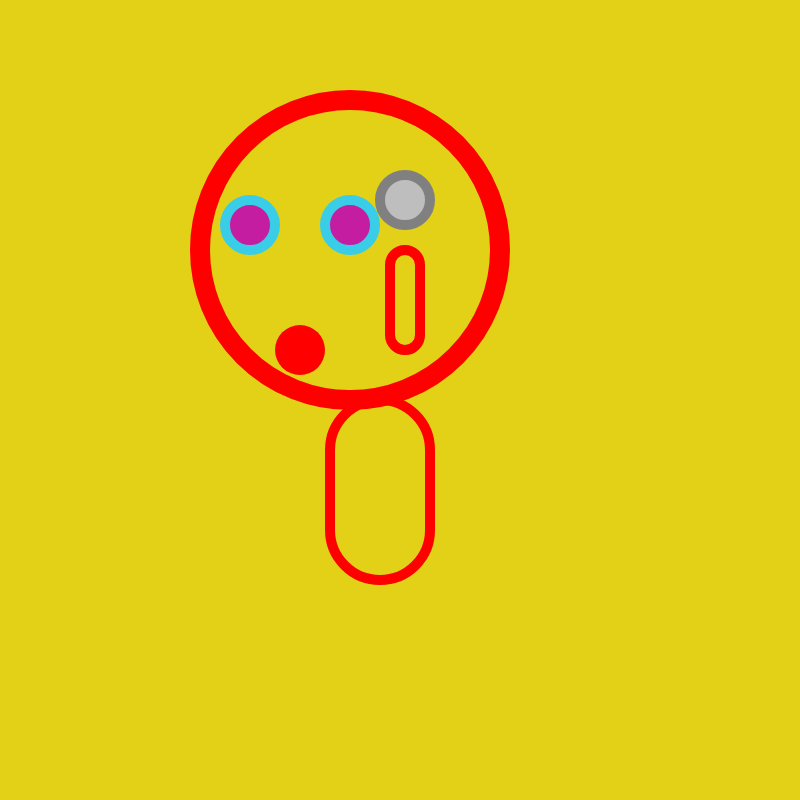
Frame 1 (no input)
Frame 60 (no input): identical to frame 1, image omitted
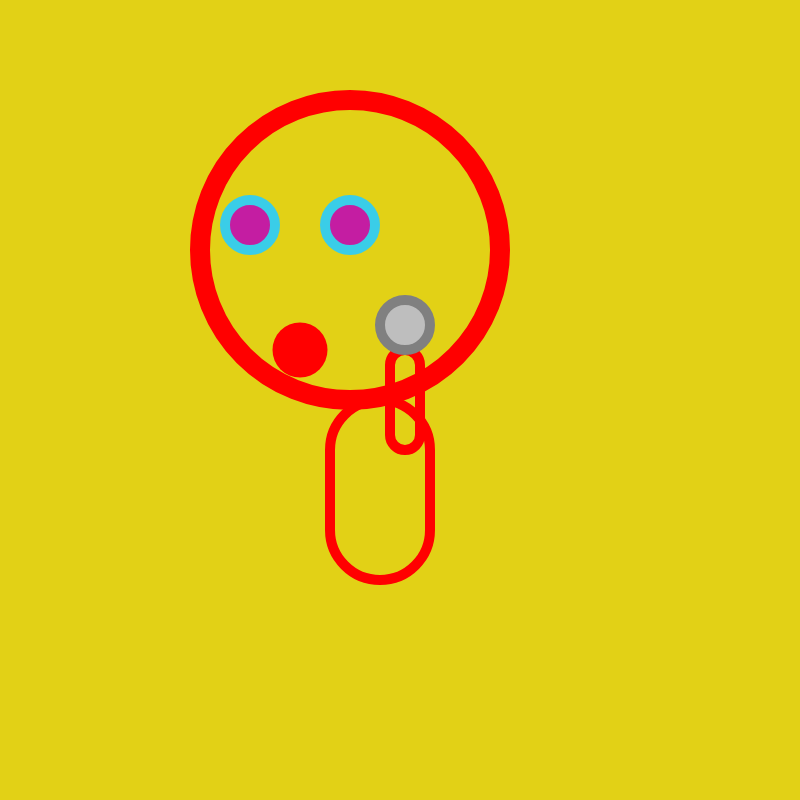
Frame 120 (the mouse pressed at the canvas centre since frame 60)

The p5.js sketch that drew these frames (run headless with seeded random() and noise() and a simulated clock; from frame 60 on, the mouse is pressed at the canvas centre):

// p5.js sketch
// ── sketch.js
/*skateguy interactive
*/

var diam1 = 50;
var x = 250;
var y = 250;
var eyeSize = 50;

function setup() {
    createCanvas(800, 800);
}
function draw() {
//    var kick = mouseX
    var kick = map(mouseY, 0, width, 250, 450);
    var flip = map(mouseY, 0, width, 200, 450);
//eyes
    background("#e2d116");
    fill("#c41da2");
    stroke("#3acde8");
    strokeWeight(10);
    ellipse(x,225,eyeSize,eyeSize);
    ellipse(350,225,eyeSize,eyeSize);
//mouth
    fill("#FF0000");
    noStroke();
    ellipse(x+50,350, diam1, diam1);
//face
    noFill();
    stroke("#FF0000");
    strokeWeight(20);
    ellipse(x+100,y,300,300);
//torso
    noFill();
    stroke("#FF0000");
    strokeWeight(10);
    rect(x+80, y+150, 100, 180, 50);
//arm
    noFill();
    stroke("#FF0000");
    strokeWeight(10);
    rect(390, kick, 30, 100, 50);
//hand
    fill("#BEBEBE");
    stroke("#808080");
    strokeWeight("#080808");
    ellipse(405, flip, 50, 50);
}
function mousePressed() {
    if (diam1 > 50) {
        diam1 = 0;
    } else {
        diam1 = diam1 + 5;
    }
}
